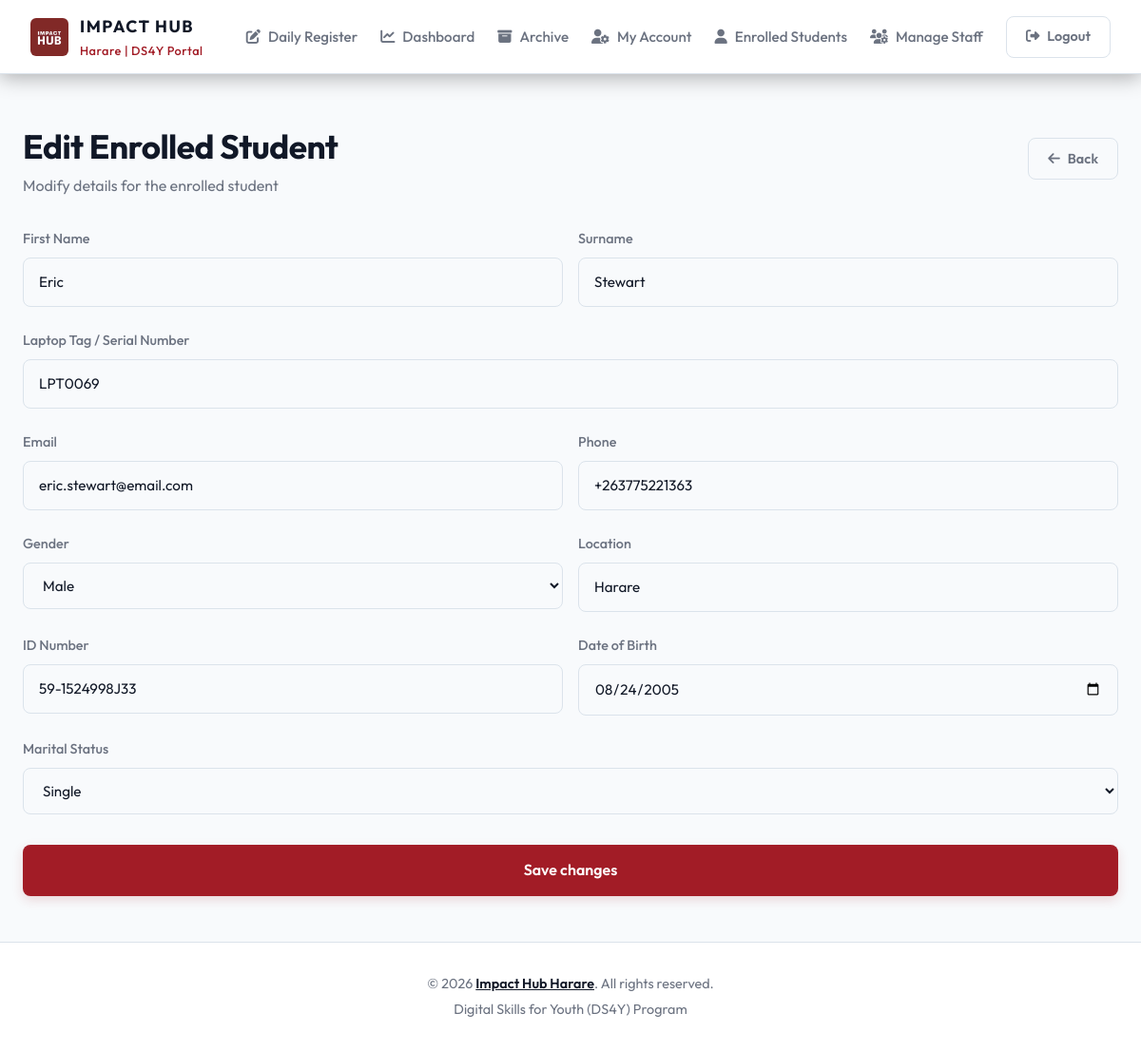
The page /enrolled_edit.php?id=1 (signed in) on the database its author committed.
### tables this page shows
CREATE TABLE enrolled (
        id            INTEGER PRIMARY KEY AUTOINCREMENT,
        name          TEXT NOT NULL,
        surname       TEXT NOT NULL,
        laptop_number TEXT NOT NULL, email TEXT DEFAULT NULL, phone_number TEXT DEFAULT NULL, gender TEXT DEFAULT NULL, location TEXT DEFAULT NULL, id_number TEXT DEFAULT NULL, dob DATE DEFAULT NULL, marital_status TEXT DEFAULT NULL,
        UNIQUE(name, surname)
    );

### db.php (called while the page is built, shortened)
<?php
function h($string): string {
    return htmlspecialchars($string ?? '', ENT_QUOTES | ENT_HTML5, 'UTF-8');
}

### enrolled_edit.php (the view, shortened to what this page needs)
<?php
require_once __DIR__ . '/db.php';
$id = intval($_GET['id'] ?? 0);
$stmt = $db->prepare("SELECT * FROM enrolled WHERE id = ?");
$stmt->execute([$id]);
$record = $stmt->fetch();
require_once __DIR__ . '/header.php';
?>
<div class="dashboard-header" style="margin-bottom:2rem;">
    <div>
        <h1>Edit Enrolled Student</h1>
        <p>Modify details for the enrolled student</p>
    </div>
    <div class="dashboard-actions">
        <a href="enrolled.php" class="btn btn-outline"><i class="fa-solid fa-arrow-left"></i> Back</a>
    </div>
</div>
<form method="POST" action="enrolled_edit.php?id=<?= intval($id) ?>">
    <div class="form-row-2">
        <div class="form-group">
            <label>First Name</label>
            <input type="text" name="name" class="form-control" value="<?= h($record['name']) ?>" maxlength="100" required>
        </div>
        <div class="form-group">
            <label>Surname</label>
            <input type="text" name="surname" class="form-control" value="<?= h($record['surname']) ?>" maxlength="100" required>
        </div>
    </div>
    <div class="form-group">
        <label>Laptop Tag / Serial Number</label>
        <input type="text" name="laptop_number" class="form-control" value="<?= h($record['laptop_number']) ?>" maxlength="30">
    </div>
    <div class="form-row-2">
        <div class="form-group">
            <label>Email</label>
            <input type="email" name="email" class="form-control" value="<?= h($record['email']) ?>" maxlength="150">
        </div>
        <div class="form-group">
            <label>Phone</label>
            <input type="tel" name="phone_number" class="form-control" value="<?= h($record['phone_number']) ?>" maxlength="20">
        </div>
    </div>
    <div class="form-row-2">
        <div class="form-group">
            <label>Gender</label>
            <select name="gender" class="form-control">
                <option value="male" <?= $record['gender']==='male' ? 'selected' : '' ?>>Male</option>
            </select>
        </div>
        <div class="form-group">
            <label>Location</label>
            <input type="text" name="location" class="form-control" value="<?= h($record['location']) ?>" maxlength="100">
        </div>
    </div>
    <div class="form-row-2">
        <div class="form-group">
            <label>ID Number</label>
            <input type="text" name="id_number" class="form-control" value="<?= h($record['id_number']) ?>" maxlength="20">
        </div>
        <div class="form-group">
            <label>Date of Birth</label>
            <input type="date" name="dob" class="form-control" value="<?= h($record['dob']) ?>">
        </div>
    </div>
    <div class="form-group">
        <label>Marital Status</label>
        <select name="marital_status" class="form-control">
            <option value="single" <?= $record['marital_status']==='single' ? 'selected' : '' ?>>Single</option>
        </select>
    </div>
    <div class="form-actions">
        <button type="submit" class="btn btn-crimson">Save changes</button>
    </div>
</form>
<?php require_once __DIR__ . '/footer.php'; ?>

### style.css (style rules this page uses)
*, *::before, *::after { box-sizing: border-box; margin: 0; padding: 0; }
body { background: var(--bg-color); color: var(--text-primary); font-family: var(--font-family); line-height: 1.6; min-height: 100vh; display: flex; flex-direction: column; overflow-x: hidden; }
button, input, select, textarea { font: inherit; }
a { color: inherit; }
.btn { display: inline-flex; align-items: center; justify-content: center; gap: .5rem; padding: .6rem 1.25rem; border-radius: 8px; font-weight: 600; font-size: .9rem; cursor: pointer; transition: var(--transition); text-decoration: none; border: none; white-space: nowrap; }
.btn-crimson { background: var(--crimson); color: #ffffff; box-shadow: 0 4px 12px var(--crimson-glow); }
.btn-outline { background: transparent; color: var(--text-secondary); border: 1px solid var(--border-color); }
.form-row-2 { display: grid; grid-template-columns: 1fr 1fr; gap: 1rem; }
.form-group { margin-bottom: 1.5rem; display: flex; flex-direction: column; gap: .5rem; }
.form-group label { font-weight: 500; font-size: .9rem; color: var(--text-secondary); display: flex; align-items: center; gap: .4rem; }
.form-control { background: #f8fafc; border: 1px solid var(--border-color); border-radius: 8px; padding: .8rem 1rem; color: var(--text-primary); font-family: var(--font-family); font-size: .95rem; transition: var(--transition); width: 100%; }
.form-control::placeholder { color: var(--text-secondary); opacity: .5; }
select.form-control option { background: var(--card-bg); }
.form-actions { margin-top: 2rem; }
.form-actions .btn { width: 100%; padding: .9rem; font-size: 1rem; }
.dashboard-header { display: flex; justify-content: space-between; align-items: center; flex-wrap: wrap; gap: 1rem; margin-bottom: 2rem; }
.dashboard-header h1 { font-size: 2.2rem; font-weight: 700; letter-spacing: -.5px; }
.dashboard-header p { color: var(--text-secondary); }
.dashboard-actions { display: flex; gap: .75rem; flex-wrap: wrap; }

### rows shown on the page
enrolled: name "Eric", surname "Stewart", laptop_number "LPT0069", email "eric.stewart@email.com", phone_number "+263775221363", gender "Male", location "Harare", id_number "59-1524998J33", dob "08/24/2005", marital_status "Single"
